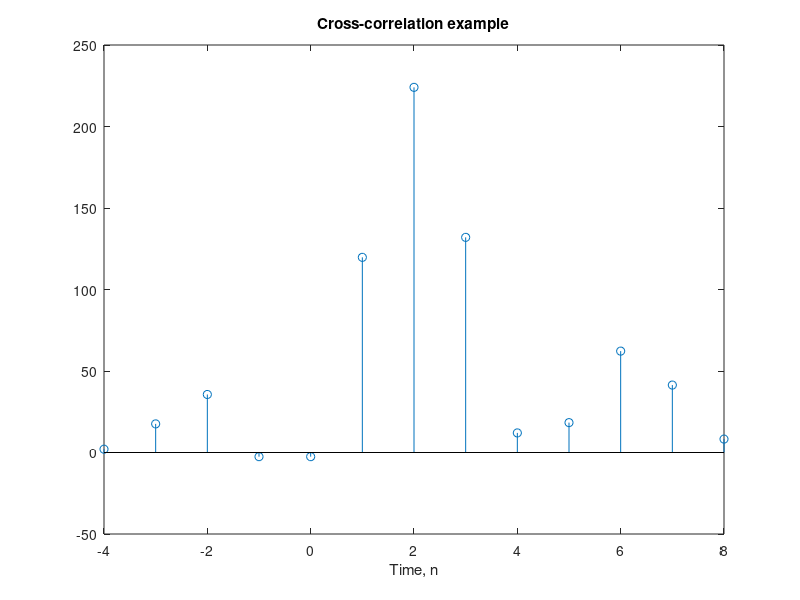

Write MATLAB code to recreate this figure.
 clc; close all; clear all;
x = [3,11,7,0,-1,4,2]; % Given sequence x[n]

nx = -3:3;
ny = nx + 2; % Shifted x[n] ; delay of 2 units
y1 = x;
w = randn(1, length(y1)); % Random sequence generation
y = y1 + w;
nyb = ny(1)+nx(1); % Starting point 
nye = ny(length(y1))+nx(length(x)); % Ending point 
ny = nyb:nye;
xcr = xcorr(x,y); % cross-correlation
stem(ny,xcr);
title('Cross-correlation example'); xlabel('Time, n');